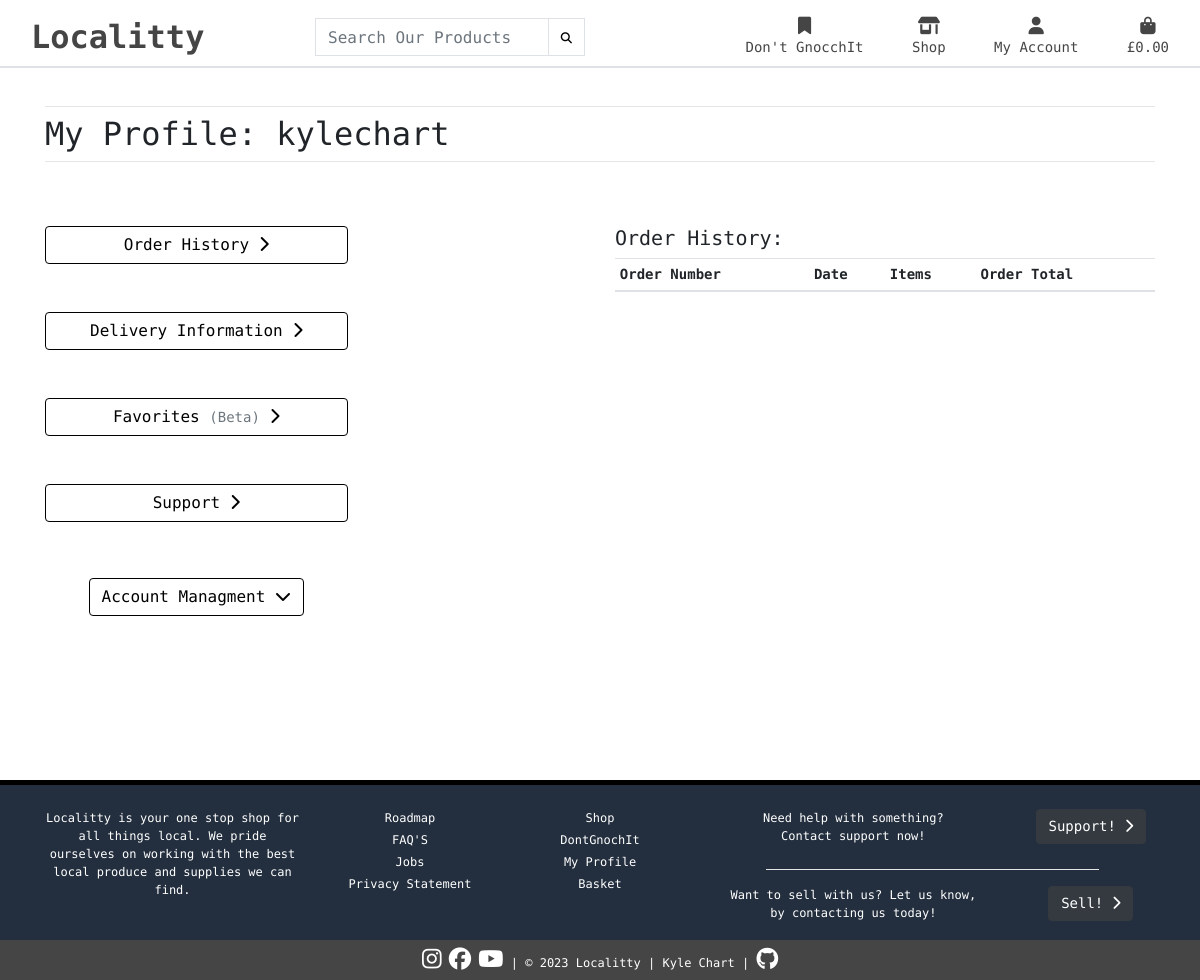
Page /profile/ (signed in) on the earlier database version.
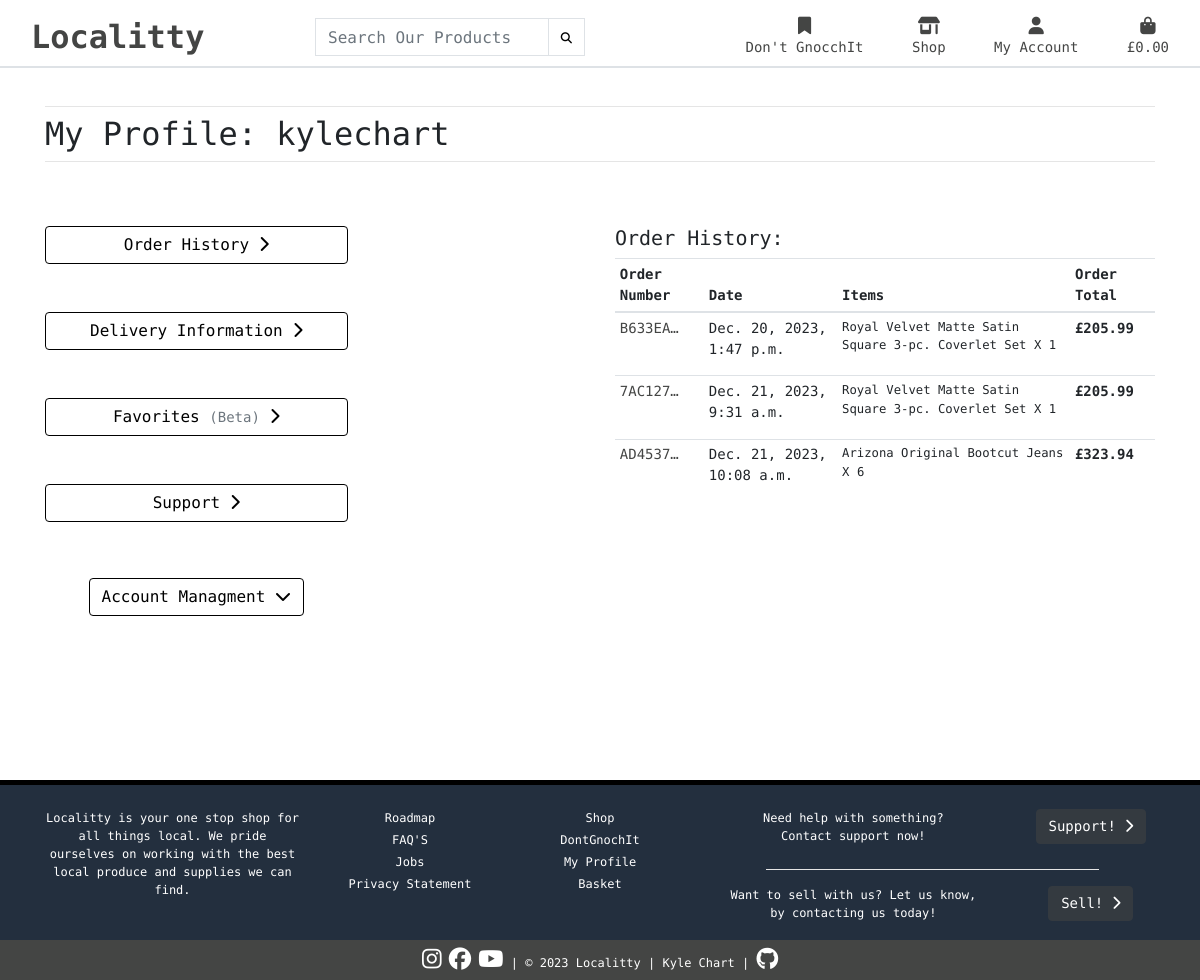
Same page on the later database version.
### checkout/models.py (models this page shows, shortened)
class Order(models.Model):
    order_number = models.CharField(max_length=32, null=False, editable=False)
    user_profile = models.ForeignKey(
        UserProfile, on_delete=models.SET_NULL, null=True, blank=True, related_name='orders')
    full_name = models.CharField(max_length=50, null=False, blank=False)
    email = models.EmailField(max_length=254, blank=False, null=False)
    phone_number = models.CharField(max_length=20, null=False, blank=False)
    country = CountryField(blank_label='Country *', null=False, blank=False)
    postcode = models.CharField(max_length=20, null=True, blank=True)
    town_or_city = models.CharField(max_length=40, null=False, blank=False)
    street_address1 = models.CharField(max_length=80, null=False, blank=False)
    street_address2 = models.CharField(max_length=80, null=True, blank=True)
    county = models.CharField(max_length=80, null=True, blank=True)
    date = models.DateTimeField(auto_now_add=True)
    delivery_cost = models.DecimalField(
        max_digits=6, decimal_places=2, null=False, default=0)
    order_total = models.DecimalField(
        max_digits=10, decimal_places=2, null=False, default=0)
    grand_total = models.DecimalField(
        max_digits=10, decimal_places=2, null=False, default=0)
    original_bag = models.TextField(null=False, blank=False, default='')
    stripe_pid = models.CharField(
        max_length=254, null=False, blank=False, default='')
    class Meta:
        verbose_name_plural = 'Order'

class NewItem(models.Model):
    order = models.ForeignKey(
        Order, null=False, blank=False, on_delete=models.CASCADE, related_name='newitem')
    product = models.ForeignKey(
        Product, null=False, blank=False, on_delete=models.CASCADE)
    quantity = models.IntegerField(null=False, blank=False, default=0)
    newitem_total = models.DecimalField(
        max_digits=6, decimal_places=2, null=False, blank=False, editable=False)
    class Meta:
        verbose_name_plural = 'New Item'

### products/models.py (models this page shows)
class Product(models.Model):
    category = models.ForeignKey(
        'Category', null=True, blank=True, on_delete=models.SET_NULL)
    sku = models.CharField(max_length=254, blank=True, null=True)
    name = models.CharField(max_length=180, null=True, blank=True)
    description = models.TextField()
    rating = models.DecimalField(max_digits=6, decimal_places=2)
    price = models.DecimalField(max_digits=6, decimal_places=2)
    image_url = models.URLField(max_length=1024, blank=True, null=True)
    image = models.ImageField(blank=True, null=True)
    class Meta:
        verbose_name_plural = 'Products'

### profiles/views.py (the view)
# urls.py: path('', views.renderprofile, name='profile'),
@login_required
def renderprofile(request):
    profile = get_object_or_404(UserProfile, user=request.user)
    if request.method == 'POST':
        orders = profile.orders.all()
    else:
        orders = profile.orders.all()
    template = 'profile.html'
    context = {
        'user': profile,
        'orders': orders,
    }
    return render(request, template, context)

### profiles/models.py (called while the page is built)
    def __str__(self):
        return self.user.username

### profiles/templates/profile.html (shortened to what the changed rows need)
{% extends "base.html" %}
{% load static %}
{% block content %}
<div class="container">
    <div class="row">
        <div class="col">
                <h2 class="page-title">My Profile: {{ user }}</h2>
        </div>
    </div>
</div>
<div class="container mt-4">
    <div class="row">
        <div class="col-6">
            <div class="table-responsive">
                <table class="table table-sm order-history">
                    <thead>
                        <tr>
                            <th>Order Number</th>
                            <th>Date</th>
                            <th>Items</th>
                            <th>Order Total</th>
                        </tr>
                    </thead>
                    <tbody>
                        {% for order in orders %}
                            <tr>
                                <td>
                                    <a href="{% url 'order_confirmation' order.order_number %}" aria-label="Opens a confirmation page for the selected order" class="user-history" title="{{ orders.order_number }}">{{ order.order_number|truncatechars:7 }}</a>
                                </td>
                                <td>{{ order.date}}</td>
                                <td>
                                    <ul class="list-unstyled">
                                        {% for item in order.newitem.all %}
                                            <li class="small">
                                                {{ item.product.name }} X {{ item.quantity }}
                                            </li>
                                        {% endfor %}
                                    </ul>
                                </td>
                                <td><strong>£{{ order.grand_total }}</strong></td>
                            </tr>
                        {% endfor %}
                    </tbody>
                </table>
            </div>
        </div>
    </div>
</div>
{% endblock %}

Differences in the rows shown:
now on this page (row edited): Order: order_number "B633EA…", date "Dec. 20, 2023, 1:47 p.m.", grand_total "205.99"
now on this page (row unchanged): NewItem: product.name "Royal Velvet Matte Satin Square 3-pc. Coverlet Set", quantity "1", shown under "B633EA…"
added Order: order_number "7AC127…", date "Dec. 21, 2023, 9:31 a.m.", grand_total "205.99"
added NewItem: product.name "Royal Velvet Matte Satin Square 3-pc. Coverlet Set", quantity "1", shown under "7AC127…"
added Order: order_number "AD4537…", date "Dec. 21, 2023, 10:08 a.m.", grand_total "323.94"
added NewItem: product.name "Arizona Original Bootcut Jeans", quantity "6", shown under "AD4537…"
